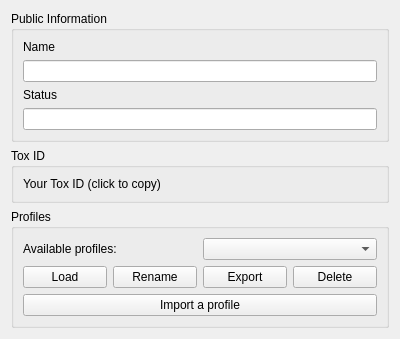
<?xml version="1.0" encoding="UTF-8"?>
<ui version="4.0">
 <class>IdentitySettings</class>
 <widget class="QWidget" name="IdentitySettings">
  <property name="geometry">
   <rect>
    <x>0</x>
    <y>0</y>
    <width>400</width>
    <height>300</height>
   </rect>
  </property>
  <property name="windowTitle">
   <string>Form</string>
  </property>
  <layout class="QVBoxLayout" name="verticalLayout">
   <item>
    <widget class="QGroupBox" name="publicGroup">
     <property name="title">
      <string>Public Information</string>
     </property>
     <layout class="QVBoxLayout" name="verticalLayout_2">
      <item>
       <widget class="QLabel" name="userNameLabel">
        <property name="text">
         <string>Name</string>
        </property>
       </widget>
      </item>
      <item>
       <widget class="QLineEdit" name="userName"/>
      </item>
      <item>
       <widget class="QLabel" name="statusMessageLabel">
        <property name="text">
         <string>Status</string>
        </property>
       </widget>
      </item>
      <item>
       <widget class="QLineEdit" name="statusMessage"/>
      </item>
     </layout>
    </widget>
   </item>
   <item>
    <widget class="QGroupBox" name="toxGroup">
     <property name="title">
      <string>Tox ID</string>
     </property>
     <layout class="QVBoxLayout" name="verticalLayout_3">
      <item>
       <widget class="CroppingLabel" name="toxIdLabel">
        <property name="text">
         <string>Your Tox ID (click to copy)</string>
        </property>
       </widget>
      </item>
     </layout>
    </widget>
   </item>
   <item>
    <widget class="QGroupBox" name="profilesGroup">
     <property name="title">
      <string>Profiles</string>
     </property>
     <layout class="QVBoxLayout" name="profilesVLayout">
      <item>
       <layout class="QHBoxLayout" name="profilesComboLayout">
        <item>
         <widget class="QLabel" name="profilesLabel">
          <property name="text">
           <string>Available profiles:</string>
          </property>
         </widget>
        </item>
        <item>
         <widget class="QComboBox" name="profiles" />
        </item>
       </layout>
      </item>
      <item>
       <layout class="QHBoxLayout" name="profilesButtonsLayout">
        <item>
         <widget class="QPushButton" name="loadButton">
          <property name="text">
           <string comment="load profile button">Load</string>
          </property>
         </widget>
        </item>
        <item>
         <widget class="QPushButton" name="renameButton">
          <property name="text">
           <string comment="rename profile button">Rename</string>
          </property>
         </widget>
        </item>
        <item>
         <widget class="QPushButton" name="exportButton">
          <property name="text">
           <string comment="export profile button">Export</string>
          </property>
         </widget>
        </item>
        <item>
         <widget class="QPushButton" name="deleteButton">
          <property name="text">
           <string comment="delete profile button">Delete</string>
          </property>
          <property name="toolTip">
           <string comment="delete profile button tooltip">This is useful to remain safe on public computers</string>
          </property>
         </widget>
        </item>
       </layout>
      </item>
      <item>
       <widget class="QPushButton" name="importButton">
        <property name="text">
         <string comment="import profile button">Import a profile</string>
        </property>
       </widget>
      </item>
     </layout>
    </widget>
   </item>
   <item>
    <spacer name="verticalSpacer">
     <property name="orientation">
      <enum>Qt::Vertical</enum>
     </property>
     <property name="sizeHint" stdset="0">
      <size>
       <width>20</width>
       <height>40</height>
      </size>
     </property>
    </spacer>
   </item>
  </layout>
 </widget>
 <customwidgets>
  <customwidget>
   <class>CroppingLabel</class>
   <extends>QLabel</extends>
   <header>src/widget/croppinglabel.h</header>
  </customwidget>
 </customwidgets>
 <resources/>
 <connections/>
</ui>
